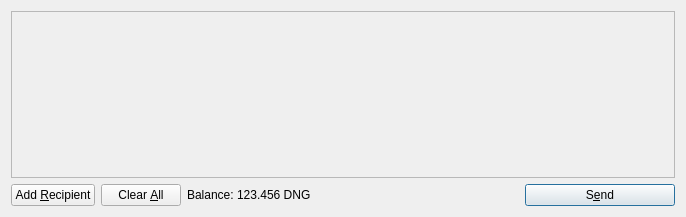
<?xml version="1.0" encoding="UTF-8"?>
<ui version="4.0">
 <class>SendCoinsDialog</class>
 <widget class="QDialog" name="SendCoinsDialog">
  <property name="geometry">
   <rect>
    <x>0</x>
    <y>0</y>
    <width>686</width>
    <height>217</height>
   </rect>
  </property>
  <property name="windowTitle">
   <string>Send Coins</string>
  </property>
  <layout class="QVBoxLayout" name="verticalLayout">
   <item>
    <widget class="QScrollArea" name="scrollArea">
     <property name="widgetResizable">
      <bool>true</bool>
     </property>
     <widget class="QWidget" name="scrollAreaWidgetContents">
      <property name="geometry">
       <rect>
        <x>0</x>
        <y>0</y>
        <width>666</width>
        <height>165</height>
       </rect>
      </property>
      <layout class="QVBoxLayout" name="verticalLayout_2">
       <property name="margin">
        <number>0</number>
       </property>
       <item>
        <layout class="QVBoxLayout" name="entries">
         <property name="spacing">
          <number>6</number>
         </property>
        </layout>
       </item>
       <item>
        <spacer name="verticalSpacer">
         <property name="orientation">
          <enum>Qt::Vertical</enum>
         </property>
         <property name="sizeHint" stdset="0">
          <size>
           <width>20</width>
           <height>40</height>
          </size>
         </property>
        </spacer>
       </item>
      </layout>
     </widget>
    </widget>
   </item>
   <item>
    <layout class="QHBoxLayout" name="horizontalLayout">
     <item>
      <widget class="QPushButton" name="addButton">
       <property name="toolTip">
        <string>Send to multiple recipients at once</string>
       </property>
       <property name="text">
        <string>Add &amp;Recipient</string>
       </property>
       <property name="icon">
        <iconset resource="../bitcoin.qrc">
         <normaloff>:/icons/add</normaloff>:/icons/add</iconset>
       </property>
       <property name="autoDefault">
        <bool>false</bool>
       </property>
      </widget>
     </item>
     <item>
      <widget class="QPushButton" name="clearButton">
       <property name="sizePolicy">
        <sizepolicy hsizetype="Minimum" vsizetype="Fixed">
         <horstretch>0</horstretch>
         <verstretch>0</verstretch>
        </sizepolicy>
       </property>
       <property name="toolTip">
        <string>Remove all transaction fields</string>
       </property>
       <property name="text">
        <string>Clear &amp;All</string>
       </property>
       <property name="icon">
        <iconset resource="../bitcoin.qrc">
         <normaloff>:/icons/remove</normaloff>:/icons/remove</iconset>
       </property>
       <property name="autoRepeatDelay">
        <number>300</number>
       </property>
       <property name="autoDefault">
        <bool>false</bool>
       </property>
      </widget>
     </item>
     <item>
      <layout class="QHBoxLayout" name="horizontalLayout_2">
       <property name="spacing">
        <number>3</number>
       </property>
       <item>
        <widget class="QLabel" name="label">
         <property name="text">
          <string>Balance:</string>
         </property>
        </widget>
       </item>
       <item>
        <widget class="QLabel" name="labelBalance">
         <property name="cursor">
          <cursorShape>IBeamCursor</cursorShape>
         </property>
         <property name="text">
          <string>123.456 DNG</string>
         </property>
         <property name="textInteractionFlags">
          <set>Qt::LinksAccessibleByMouse|Qt::TextSelectableByKeyboard|Qt::TextSelectableByMouse</set>
         </property>
        </widget>
       </item>
      </layout>
     </item>
     <item>
      <spacer name="horizontalSpacer">
       <property name="orientation">
        <enum>Qt::Horizontal</enum>
       </property>
       <property name="sizeHint" stdset="0">
        <size>
         <width>40</width>
         <height>20</height>
        </size>
       </property>
      </spacer>
     </item>
     <item>
      <widget class="QPushButton" name="sendButton">
       <property name="minimumSize">
        <size>
         <width>150</width>
         <height>0</height>
        </size>
       </property>
       <property name="toolTip">
        <string>Confirm the send action</string>
       </property>
       <property name="text">
        <string>S&amp;end</string>
       </property>
       <property name="icon">
        <iconset resource="../bitcoin.qrc">
         <normaloff>:/icons/send</normaloff>:/icons/send</iconset>
       </property>
       <property name="default">
        <bool>true</bool>
       </property>
      </widget>
     </item>
    </layout>
   </item>
  </layout>
 </widget>
 <resources>
  <include location="../bitcoin.qrc"/>
 </resources>
 <connections/>
</ui>
